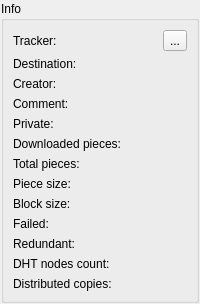
  <widget class="QWidget" name="tab_2">
   <attribute name="title">
    <string>Torrent info</string>
   </attribute>
   <layout class="QVBoxLayout" name="verticalLayout_14">
    <property name="leftMargin">
     <number>1</number>
    </property>
    <property name="topMargin">
     <number>1</number>
    </property>
    <property name="rightMargin">
     <number>1</number>
    </property>
    <property name="bottomMargin">
     <number>1</number>
    </property>
    <item>
     <widget class="QGroupBox" name="BoxTorrentInfo_">
      <property name="title">
       <string>Info</string>
      </property>
      <layout class="QFormLayout" name="formLayout_4">
       <property name="fieldGrowthPolicy">
        <enum>QFormLayout::AllNonFixedFieldsGrow</enum>
       </property>
       <item row="0" column="0">
        <widget class="QLabel" name="label_5">
         <property name="text">
          <string>Tracker:</string>
         </property>
        </widget>
       </item>
       <item row="0" column="1">
        <layout class="QHBoxLayout" name="TrackerLayout_">
         <item>
          <widget class="QLabel" name="LabelTracker_">
           <property name="text">
            <string/>
           </property>
           <property name="alignment">
            <set>Qt::AlignLeading|Qt::AlignLeft|Qt::AlignVCenter</set>
           </property>
          </widget>
         </item>
         <item>
          <widget class="QToolButton" name="TrackersButton_">
           <property name="text">
            <string notr="true">...</string>
           </property>
          </widget>
         </item>
        </layout>
       </item>
       <item row="1" column="0">
        <widget class="QLabel" name="label_37">
         <property name="text">
          <string>Destination:</string>
         </property>
        </widget>
       </item>
       <item row="1" column="1">
        <widget class="QLabel" name="LabelDestination_">
         <property name="text">
          <string/>
         </property>
         <property name="openExternalLinks">
          <bool>true</bool>
         </property>
        </widget>
       </item>
       <item row="2" column="0">
        <widget class="QLabel" name="label_75">
         <property name="text">
          <string>Creator:</string>
         </property>
        </widget>
       </item>
       <item row="2" column="1">
        <widget class="QLabel" name="LabelCreator_">
         <property name="text">
          <string/>
         </property>
        </widget>
       </item>
       <item row="3" column="0">
        <widget class="QLabel" name="label_76">
         <property name="text">
          <string>Comment:</string>
         </property>
        </widget>
       </item>
       <item row="3" column="1">
        <widget class="QLabel" name="LabelComment_">
         <property name="text">
          <string/>
         </property>
         <property name="openExternalLinks">
          <bool>false</bool>
         </property>
        </widget>
       </item>
       <item row="4" column="0">
        <widget class="QLabel" name="label_79">
         <property name="text">
          <string>Private:</string>
         </property>
        </widget>
       </item>
       <item row="4" column="1">
        <widget class="QLabel" name="LabelPrivate_">
         <property name="text">
          <string/>
         </property>
        </widget>
       </item>
       <item row="5" column="0">
        <widget class="QLabel" name="label_10">
         <property name="text">
          <string>Downloaded pieces:</string>
         </property>
        </widget>
       </item>
       <item row="5" column="1">
        <widget class="QLabel" name="LabelDownloadedPieces_">
         <property name="text">
          <string/>
         </property>
        </widget>
       </item>
       <item row="6" column="0">
        <widget class="QLabel" name="label_8">
         <property name="text">
          <string>Total pieces:</string>
         </property>
        </widget>
       </item>
       <item row="6" column="1">
        <widget class="QLabel" name="LabelTotalPieces_">
         <property name="text">
          <string/>
         </property>
        </widget>
       </item>
       <item row="7" column="0">
        <widget class="QLabel" name="label_14">
         <property name="text">
          <string>Piece size:</string>
         </property>
        </widget>
       </item>
       <item row="7" column="1">
        <widget class="QLabel" name="LabelPieceSize_">
         <property name="text">
          <string/>
         </property>
        </widget>
       </item>
       <item row="8" column="0">
        <widget class="QLabel" name="label_16">
         <property name="text">
          <string>Block size:</string>
         </property>
        </widget>
       </item>
       <item row="8" column="1">
        <widget class="QLabel" name="LabelBlockSize_">
         <property name="text">
          <string/>
         </property>
        </widget>
       </item>
       <item row="9" column="0">
        <widget class="QLabel" name="label_11">
         <property name="text">
          <string>Failed:</string>
         </property>
        </widget>
       </item>
       <item row="9" column="1">
        <widget class="QLabel" name="LabelFailed_">
         <property name="text">
          <string/>
         </property>
        </widget>
       </item>
       <item row="10" column="0">
        <widget class="QLabel" name="label_78">
         <property name="text">
          <string>Redundant:</string>
         </property>
        </widget>
       </item>
       <item row="10" column="1">
        <widget class="QLabel" name="LabelRedundantData_">
         <property name="text">
          <string/>
         </property>
        </widget>
       </item>
       <item row="11" column="0">
        <widget class="QLabel" name="label_6">
         <property name="text">
          <string>DHT nodes count:</string>
         </property>
        </widget>
       </item>
       <item row="11" column="1">
        <widget class="QLabel" name="LabelDHTNodesCount_">
         <property name="text">
          <string/>
         </property>
        </widget>
       </item>
       <item row="12" column="0">
        <widget class="QLabel" name="label_40">
         <property name="text">
          <string>Distributed copies:</string>
         </property>
        </widget>
       </item>
       <item row="12" column="1">
        <widget class="QLabel" name="LabelDistributedCopies_">
         <property name="text">
          <string/>
         </property>
        </widget>
       </item>
      </layout>
     </widget>
    </item>
   </layout>
  </widget>
